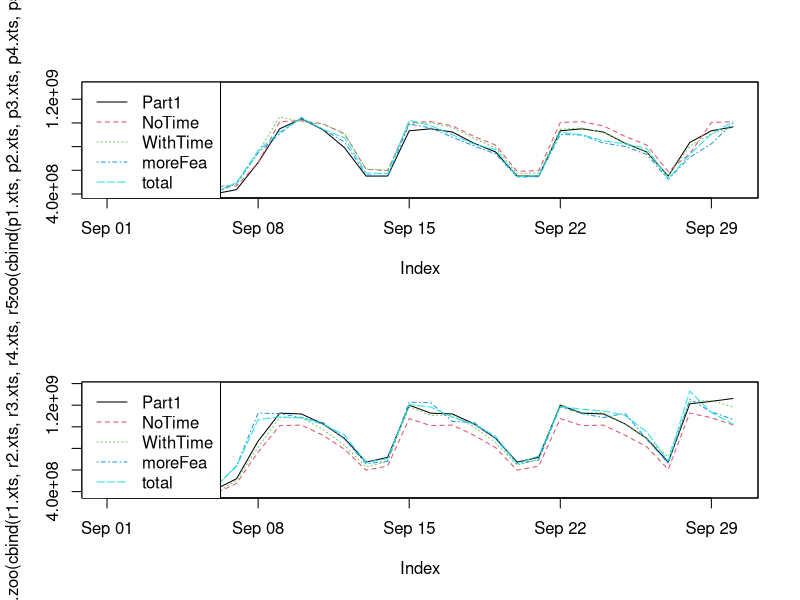

Recreate this plot in R.
library("xts")
d<-read.csv("com.csv")
p1<-ts(d[1:30,1],fre=7)
p2<-ts(d[1:30,2],fre=7)
p3<-ts(d[1:30,3],fre=7)
p4<-ts(d[1:30,4],fre=7)
p5<-ts(d[1:30,5],fre=7)
r1<-ts(d[32:61,1],fre=7)
r2<-ts(d[32:61,2],fre=7)
r3<-ts(d[32:61,3],fre=7)
r4<-ts(d[32:61,4],fre=7)
r5<-ts(d[32:61,5],fre=7)
p1.xts<-xts(p1,seq(as.POSIXct("2014-09-01"),len=length(p1),by='day'))
p2.xts<-xts(p2,seq(as.POSIXct("2014-09-01"),len=length(p2),by='day'))
p3.xts<-xts(p3,seq(as.POSIXct("2014-09-01"),len=length(p3),by='day'))
p4.xts<-xts(p4,seq(as.POSIXct("2014-09-01"),len=length(p4),by='day'))
p5.xts<-xts(p5,seq(as.POSIXct("2014-09-01"),len=length(p5),by='day'))
r1.xts<-xts(r1,seq(as.POSIXct("2014-09-01"),len=length(r1),by='day'))
r2.xts<-xts(r2,seq(as.POSIXct("2014-09-01"),len=length(r2),by='day'))
r3.xts<-xts(r3,seq(as.POSIXct("2014-09-01"),len=length(r3),by='day'))
r4.xts<-xts(r4,seq(as.POSIXct("2014-09-01"),len=length(r4),by='day'))
r5.xts<-xts(r5,seq(as.POSIXct("2014-09-01"),len=length(r5),by='day'))
par(mfcol=c(2,1))
plot(as.zoo(cbind(p1.xts,p2.xts,p3.xts,p4.xts,p5.xts)),col=1:9,lty=1:9,screens=1)
legend(x="topleft",legend=c("Part1","NoTime","WithTime","moreFea","total"),lty=1:9,col=1:9)
plot(as.zoo(cbind(r1.xts,r2.xts,r3.xts,r4.xts,r5.xts)),col=1:9,lty=1:9,screens=1)
legend(x="topleft",legend=c("Part1","NoTime","WithTime","moreFea","total"),lty=1:9,col=1:9)
